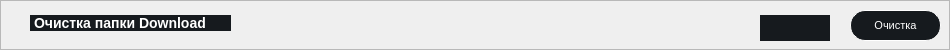
        <widget class="QFrame" name="frame_clear_folder_download">
         <property name="minimumSize">
          <size>
           <width>0</width>
           <height>50</height>
          </size>
         </property>
         <property name="maximumSize">
          <size>
           <width>16777215</width>
           <height>50</height>
          </size>
         </property>
         <property name="styleSheet">
          <string notr="true">
/* styles.qss */

#frame_clear_folder_download {
    background-color: #161A1E;
    border-radius: 15px; /* Установите значение по вашему усмотрению для достижения овальной формы */
}
</string>
         </property>
         <property name="frameShape">
          <enum>QFrame::StyledPanel</enum>
         </property>
         <property name="frameShadow">
          <enum>QFrame::Raised</enum>
         </property>
         <widget class="QLabel" name="label_clear_folder_download">
          <property name="geometry">
           <rect>
            <x>760</x>
            <y>10</y>
            <width>70</width>
            <height>31</height>
           </rect>
          </property>
          <property name="sizePolicy">
           <sizepolicy hsizetype="Preferred" vsizetype="Preferred">
            <horstretch>70</horstretch>
            <verstretch>30</verstretch>
           </sizepolicy>
          </property>
          <property name="minimumSize">
           <size>
            <width>70</width>
            <height>30</height>
           </size>
          </property>
          <property name="styleSheet">
           <string notr="true">color: white; /* Установите цвет текста в белый */
font-size: 14px; /* Установите размер шрифта в 14 пикселей */
font-family: &quot;Times New Roman&quot;; /* Установите тип шрифта по вашему выбору */
font-weight: bold; /* Установите жирность шрифта (если нужно) */
margin-top: 5px; /* Опустить текст на 10 пикселей вниз */
background-color: #161A1E;</string>
          </property>
          <property name="text">
           <string/>
          </property>
         </widget>
         <widget class="QPushButton" name="push_clear_folder_download">
          <property name="geometry">
           <rect>
            <x>850</x>
            <y>10</y>
            <width>91</width>
            <height>31</height>
           </rect>
          </property>
          <property name="minimumSize">
           <size>
            <width>91</width>
            <height>31</height>
           </size>
          </property>
          <property name="maximumSize">
           <size>
            <width>91</width>
            <height>31</height>
           </size>
          </property>
          <property name="baseSize">
           <size>
            <width>0</width>
            <height>0</height>
           </size>
          </property>
          <property name="styleSheet">
           <string notr="true">/* styles.qss */

QPushButton {
    background-color: #161A1E;
    border-radius: 15px;
    color: white; /* Установите цвет текста */
    font-size: 11px; /* Установите размер шрифта */
    padding: 10px 20px; /* Установите отступы */
    border: 1px solid white; /* Уменьшаем толщину обводки до 1 пикселя */
}

QPushButton:hover {
    background-color: #2C3236;
    transition: background-color 0.3s ease;
}
</string>
          </property>
          <property name="text">
           <string>Очистка</string>
          </property>
         </widget>
         <widget class="QLabel" name="label_clear_folder_download_2">
          <property name="geometry">
           <rect>
            <x>30</x>
            <y>10</y>
            <width>201</width>
            <height>21</height>
           </rect>
          </property>
          <property name="styleSheet">
           <string notr="true">QLabel {
	background-color: #161A1E;
    color: white; /* Установите цвет текста в белый */
    font-size: 14px; /* Установите размер шрифта в 14 пикселей */
    font-family: &quot;Times New Roman&quot;; /* Установите тип шрифта по вашему выбору */
    font-weight: bold; /* Установите жирность шрифта (если нужно) */
    margin-top: 5px; /* Опустить текст на 10 пикселей вниз */
}
</string>
          </property>
          <property name="text">
           <string>Очистка папки Download</string>
          </property>
         </widget>
        </widget>
